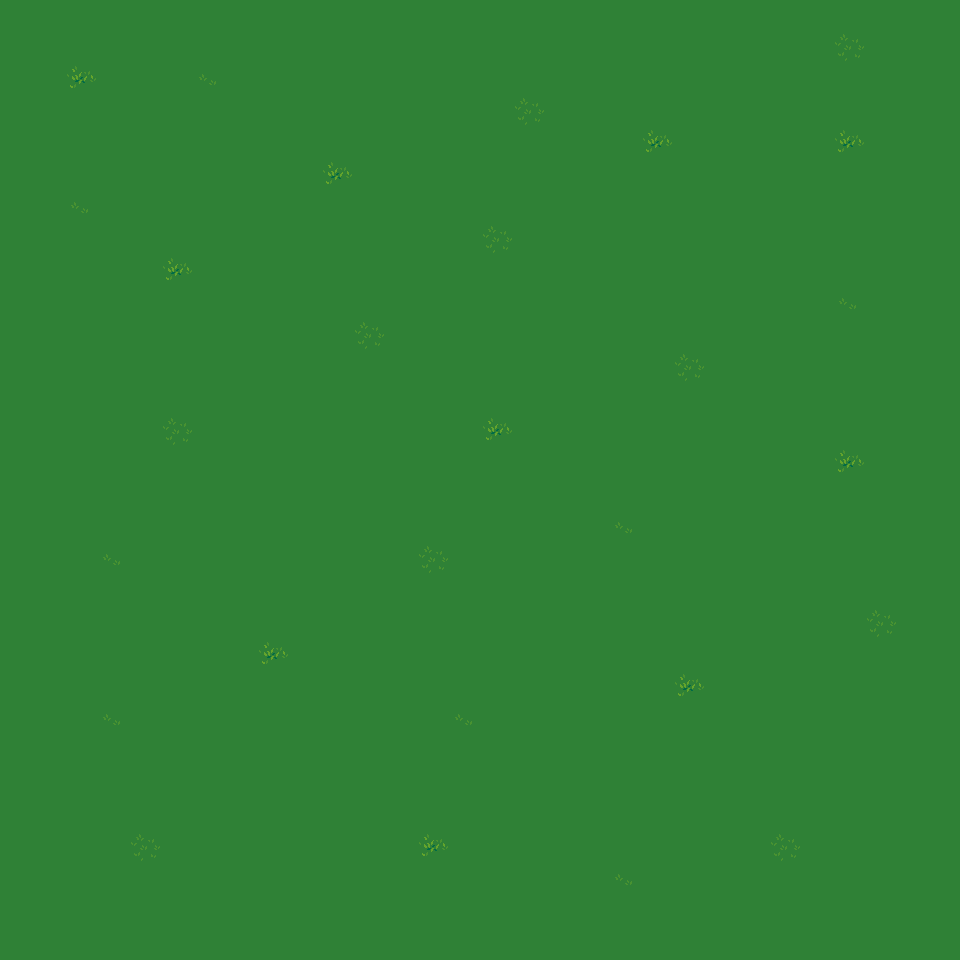

The image is a tile-based game level rendered from a .tmx file. Its description and complete source (layers, tilesets, objects, tile grids) follow:
An orthogonal 30x30 tile map with 32x32 px tiles, 2 tile layers (Terrain, Other).

<map version="1.2" tiledversion="1.2.4" orientation="orthogonal" renderorder="right-down" width="30" height="30" tilewidth="32" tileheight="32" infinite="0" nextlayerid="3" nextobjectid="1">
 <tileset firstgid="1" source="MainMap.tsx" />
 <layer id="1" name="Terrain" width="30" height="30">
  <data encoding="csv">
311,311,311,311,311,311,311,311,311,311,311,311,311,311,311,311,311,311,311,311,311,311,311,311,311,311,311,311,311,311,
311,311,311,311,311,311,311,311,311,311,311,311,311,311,311,311,311,311,311,311,311,311,311,311,311,311,311,311,311,311,
311,311,311,311,311,311,311,311,311,311,311,311,311,311,311,311,311,311,311,311,311,311,311,311,311,311,311,311,311,311,
311,311,311,311,311,311,311,311,311,311,311,311,311,311,311,311,311,311,311,311,311,311,311,311,311,311,311,311,311,311,
311,311,311,311,311,311,311,311,311,311,311,311,311,311,311,311,311,311,311,311,311,311,311,311,311,311,311,311,311,311,
311,311,311,311,311,311,311,311,311,311,311,311,311,311,311,311,311,311,311,311,311,311,311,311,311,311,311,311,311,311,
311,311,311,311,311,311,311,311,311,311,311,311,311,311,311,311,311,311,311,311,311,311,311,311,311,311,311,311,311,311,
311,311,311,311,311,311,311,311,311,311,311,311,311,311,311,311,311,311,311,311,311,311,311,311,311,311,311,311,311,311,
311,311,311,311,311,311,311,311,311,311,311,311,311,311,311,311,311,311,311,311,311,311,311,311,311,311,311,311,311,311,
311,311,311,311,311,311,311,311,311,311,311,311,311,311,311,311,311,311,311,311,311,311,311,311,311,311,311,311,311,311,
311,311,311,311,311,311,311,311,311,311,311,311,311,311,311,311,311,311,311,311,311,311,311,311,311,311,311,311,311,311,
311,311,311,311,311,311,311,311,311,311,311,311,311,311,311,311,311,311,311,311,311,311,311,311,311,311,311,311,311,311,
311,311,311,311,311,311,311,311,311,311,311,311,311,311,311,311,311,311,311,311,311,311,311,311,311,311,311,311,311,311,
311,311,311,311,311,311,311,311,311,311,311,311,311,311,311,311,311,311,311,311,311,311,311,311,311,311,311,311,311,311,
311,311,311,311,311,311,311,311,311,311,311,311,311,311,311,311,311,311,311,311,311,311,311,311,311,311,311,311,311,311,
311,311,311,311,311,311,311,311,311,311,311,311,311,311,311,311,311,311,311,311,311,311,311,311,311,311,311,311,311,311,
311,311,311,311,311,311,311,311,311,311,311,311,311,311,311,311,311,311,311,311,311,311,311,311,311,311,311,311,311,311,
311,311,311,311,311,311,311,311,311,311,311,311,311,311,311,311,311,311,311,311,311,311,311,311,311,311,311,311,311,311,
311,311,311,311,311,311,311,311,311,311,311,311,311,311,311,311,311,311,311,311,311,311,311,311,311,311,311,311,311,311,
311,311,311,311,311,311,311,311,311,311,311,311,311,311,311,311,311,311,311,311,311,311,311,311,311,311,311,311,311,311,
311,311,311,311,311,311,311,311,311,311,311,311,311,311,311,311,311,311,311,311,311,311,311,311,311,311,311,311,311,311,
311,311,311,311,311,311,311,311,311,311,311,311,311,311,311,311,311,311,311,311,311,311,311,311,311,311,311,311,311,311,
311,311,311,311,311,311,311,311,311,311,311,311,311,311,311,311,311,311,311,311,311,311,311,311,311,311,311,311,311,311,
311,311,311,311,311,311,311,311,311,311,311,311,311,311,311,311,311,311,311,311,311,311,311,311,311,311,311,311,311,311,
311,311,311,311,311,311,311,311,311,311,311,311,311,311,311,311,311,311,311,311,311,311,311,311,311,311,311,311,311,311,
311,311,311,311,311,311,311,311,311,311,311,311,311,311,311,311,311,311,311,311,311,311,311,311,311,311,311,311,311,311,
311,311,311,311,311,311,311,311,311,311,311,311,311,311,311,311,311,311,311,311,311,311,311,311,311,311,311,311,311,311,
311,311,311,311,311,311,311,311,311,311,311,311,311,311,311,311,311,311,311,311,311,311,311,311,311,311,311,311,311,311,
311,311,311,311,311,311,311,311,311,311,311,311,311,311,311,311,311,311,311,311,311,311,311,311,311,311,311,311,311,311,
311,311,311,311,311,311,311,311,311,311,311,311,311,311,311,311,311,311,311,311,311,311,311,311,311,311,311,311,311,311
</data>
 </layer>
 <layer id="2" name="Other" width="30" height="30">
  <data encoding="csv">
0,0,0,0,0,0,0,0,0,0,0,0,0,0,0,0,0,0,0,0,0,0,0,0,0,0,0,0,0,0,
0,0,0,0,0,0,0,0,0,0,0,0,0,0,0,0,0,0,0,0,0,0,0,0,0,0,183,0,0,0,
0,0,182,0,0,0,184,0,0,0,0,0,0,0,0,0,0,0,0,0,0,0,0,0,0,0,0,0,0,0,
0,0,0,0,0,0,0,0,0,0,0,0,0,0,0,0,183,0,0,0,0,0,0,0,0,0,0,0,0,0,
0,0,0,0,0,0,0,0,0,0,0,0,0,0,0,0,0,0,0,0,182,0,0,0,0,0,182,0,0,0,
0,0,0,0,0,0,0,0,0,0,182,0,0,0,0,0,0,0,0,0,0,0,0,0,0,0,0,0,0,0,
0,0,184,0,0,0,0,0,0,0,0,0,0,0,0,0,0,0,0,0,0,0,0,0,0,0,0,0,0,0,
0,0,0,0,0,0,0,0,0,0,0,0,0,0,0,183,0,0,0,0,0,0,0,0,0,0,0,0,0,0,
0,0,0,0,0,182,0,0,0,0,0,0,0,0,0,0,0,0,0,0,0,0,0,0,0,0,0,0,0,0,
0,0,0,0,0,0,0,0,0,0,0,0,0,0,0,0,0,0,0,0,0,0,0,0,0,0,184,0,0,0,
0,0,0,0,0,0,0,0,0,0,0,183,0,0,0,0,0,0,0,0,0,0,0,0,0,0,0,0,0,0,
0,0,0,0,0,0,0,0,0,0,0,0,0,0,0,0,0,0,0,0,0,183,0,0,0,0,0,0,0,0,
0,0,0,0,0,0,0,0,0,0,0,0,0,0,0,0,0,0,0,0,0,0,0,0,0,0,0,0,0,0,
0,0,0,0,0,183,0,0,0,0,0,0,0,0,0,182,0,0,0,0,0,0,0,0,0,0,0,0,0,0,
0,0,0,0,0,0,0,0,0,0,0,0,0,0,0,0,0,0,0,0,0,0,0,0,0,0,182,0,0,0,
0,0,0,0,0,0,0,0,0,0,0,0,0,0,0,0,0,0,0,0,0,0,0,0,0,0,0,0,0,0,
0,0,0,0,0,0,0,0,0,0,0,0,0,0,0,0,0,0,0,184,0,0,0,0,0,0,0,0,0,0,
0,0,0,184,0,0,0,0,0,0,0,0,0,183,0,0,0,0,0,0,0,0,0,0,0,0,0,0,0,0,
0,0,0,0,0,0,0,0,0,0,0,0,0,0,0,0,0,0,0,0,0,0,0,0,0,0,0,0,0,0,
0,0,0,0,0,0,0,0,0,0,0,0,0,0,0,0,0,0,0,0,0,0,0,0,0,0,0,183,0,0,
0,0,0,0,0,0,0,0,182,0,0,0,0,0,0,0,0,0,0,0,0,0,0,0,0,0,0,0,0,0,
0,0,0,0,0,0,0,0,0,0,0,0,0,0,0,0,0,0,0,0,0,182,0,0,0,0,0,0,0,0,
0,0,0,184,0,0,0,0,0,0,0,0,0,0,184,0,0,0,0,0,0,0,0,0,0,0,0,0,0,0,
0,0,0,0,0,0,0,0,0,0,0,0,0,0,0,0,0,0,0,0,0,0,0,0,0,0,0,0,0,0,
0,0,0,0,0,0,0,0,0,0,0,0,0,0,0,0,0,0,0,0,0,0,0,0,0,0,0,0,0,0,
0,0,0,0,0,0,0,0,0,0,0,0,0,0,0,0,0,0,0,0,0,0,0,0,0,0,0,0,0,0,
0,0,0,0,183,0,0,0,0,0,0,0,0,182,0,0,0,0,0,0,0,0,0,0,183,0,0,0,0,0,
0,0,0,0,0,0,0,0,0,0,0,0,0,0,0,0,0,0,0,184,0,0,0,0,0,0,0,0,0,0,
0,0,0,0,0,0,0,0,0,0,0,0,0,0,0,0,0,0,0,0,0,0,0,0,0,0,0,0,0,0,
0,0,0,0,0,0,0,0,0,0,0,0,0,0,0,0,0,0,0,0,0,0,0,0,0,0,0,0,0,0
</data>
 </layer>
</map>
